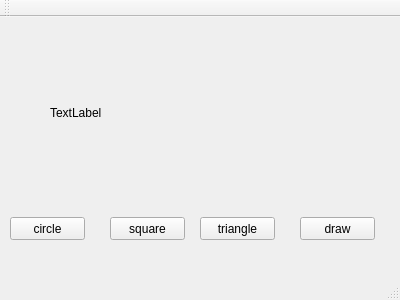
<?xml version="1.0" encoding="UTF-8"?>
<ui version="4.0">
 <class>MainWindow</class>
 <widget class="QMainWindow" name="MainWindow">
  <property name="geometry">
   <rect>
    <x>0</x>
    <y>0</y>
    <width>400</width>
    <height>300</height>
   </rect>
  </property>
  <property name="windowTitle">
   <string>MainWindow</string>
  </property>
  <widget class="QWidget" name="centralWidget">
   <widget class="QLabel" name="label_draw_area">
    <property name="geometry">
     <rect>
      <x>50</x>
      <y>20</y>
      <width>291</width>
      <height>151</height>
     </rect>
    </property>
    <property name="text">
     <string>TextLabel</string>
    </property>
   </widget>
   <widget class="QPushButton" name="circle">
    <property name="geometry">
     <rect>
      <x>10</x>
      <y>200</y>
      <width>75</width>
      <height>23</height>
     </rect>
    </property>
    <property name="text">
     <string>circle</string>
    </property>
   </widget>
   <widget class="QPushButton" name="square">
    <property name="geometry">
     <rect>
      <x>110</x>
      <y>200</y>
      <width>75</width>
      <height>23</height>
     </rect>
    </property>
    <property name="text">
     <string>square</string>
    </property>
   </widget>
   <widget class="QPushButton" name="triangle">
    <property name="geometry">
     <rect>
      <x>200</x>
      <y>200</y>
      <width>75</width>
      <height>23</height>
     </rect>
    </property>
    <property name="text">
     <string>triangle</string>
    </property>
   </widget>
   <widget class="QPushButton" name="draw">
    <property name="geometry">
     <rect>
      <x>300</x>
      <y>200</y>
      <width>75</width>
      <height>23</height>
     </rect>
    </property>
    <property name="text">
     <string>draw</string>
    </property>
   </widget>
  </widget>
  <widget class="QMenuBar" name="menuBar">
   <property name="geometry">
    <rect>
     <x>0</x>
     <y>0</y>
     <width>400</width>
     <height>21</height>
    </rect>
   </property>
  </widget>
  <widget class="QToolBar" name="mainToolBar">
   <attribute name="toolBarArea">
    <enum>TopToolBarArea</enum>
   </attribute>
   <attribute name="toolBarBreak">
    <bool>false</bool>
   </attribute>
  </widget>
  <widget class="QStatusBar" name="statusBar"/>
 </widget>
 <layoutdefault spacing="6" margin="11"/>
 <resources/>
 <connections/>
</ui>
